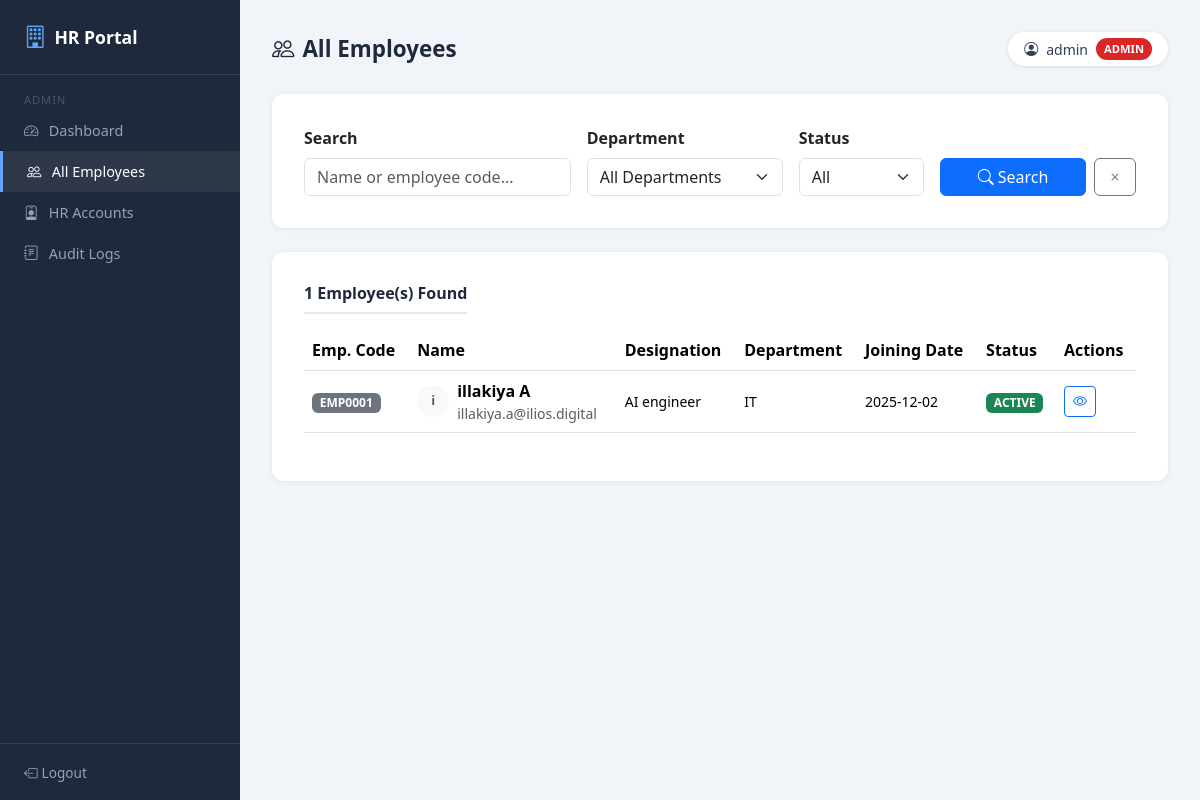
The page /admin/employees (signed in) on the database its author committed.
### sql.py (models this page shows, shortened)
class User(UserMixin, db.Model):
    __tablename__ = "users"
    user_id = db.Column(db.Integer, primary_key=True)
    username = db.Column(db.String(100), unique=True, nullable=False)
    email = db.Column(db.String(120), unique=True, nullable=False)
    password_hash = db.Column(db.String(255), nullable=False)
    role = db.Column(db.String(20), nullable=False)
    is_approved = db.Column(db.Boolean, default=False)
    is_active = db.Column(db.Boolean, default=True)
    created_at = db.Column(db.DateTime, default=datetime.utcnow)

class Employee(db.Model):
    __tablename__ = "employees"
    employee_id = db.Column(db.Integer, primary_key=True)
    user_id = db.Column(db.Integer, db.ForeignKey("users.user_id"), unique=True)
    profile_id = db.Column(db.Integer, db.ForeignKey("employee_profiles.profile_id"))
    employee_code = db.Column(db.String(50), unique=True)
    first_name = db.Column(db.String(100))
    middle_name = db.Column(db.String(100))
    last_name = db.Column(db.String(100))
    date_of_birth = db.Column(db.Date)
    gender = db.Column(db.String(20))
    blood_group = db.Column(db.String(10))
    religion = db.Column(db.String(100))
    nationality = db.Column(db.String(100))
    place_of_birth = db.Column(db.String(200))
    mother_tongue = db.Column(db.String(100))
    marital_status = db.Column(db.String(50))
    personal_email = db.Column(db.String(120))
    mobile_number = db.Column(db.String(20))
    photo_path = db.Column(db.String(500))
    designation = db.Column(db.String(150))
    department = db.Column(db.String(150))
    joining_date = db.Column(db.Date)
    employee_status = db.Column(db.String(20), default="ACTIVE")
    perm_address_line1 = db.Column(db.String(255))
    perm_city = db.Column(db.String(100))
    perm_state = db.Column(db.String(100))
    perm_country = db.Column(db.String(100))
    curr_address_line1 = db.Column(db.String(255))
    curr_city = db.Column(db.String(100))
    bank_name = db.Column(db.String(200))
    account_number = db.Column(db.String(100))
    ifsc_code = db.Column(db.String(20))
    pf_number = db.Column(db.String(100))
    uan_number = db.Column(db.String(100))
    created_at = db.Column(db.DateTime, default=datetime.utcnow)
    user = db.relationship("User", backref=db.backref("employee", uselist=False))
    payslips = db.relationship(
        "EmployeePayslip", backref="employee", cascade="all, delete-orphan",
        order_by="desc(EmployeePayslip.year), desc(EmployeePayslip.month)"
    )

### admindashboard.py (the view)
@app.route("/admin/employees")
@login_required
@role_required("SUPERADMIN")
def admin_employees():
    query = request.args.get("q", "").strip()
    dept = request.args.get("dept", "").strip()
    status = request.args.get("status", "").strip()
    emp_q = Employee.query
    if query:
        emp_q = emp_q.filter(
            (Employee.first_name.ilike(f"%{query}%")) |
            (Employee.last_name.ilike(f"%{query}%")) |
            (Employee.employee_code.ilike(f"%{query}%"))
        )
    if dept:
        emp_q = emp_q.filter(Employee.department.ilike(f"%{dept}%"))
    if status:
        emp_q = emp_q.filter_by(employee_status=status)
    employees = emp_q.order_by(Employee.created_at.desc()).all()
    departments = db.session.query(Employee.department).distinct().all()
    departments = [d[0] for d in departments if d[0]]
    return render_template(
        "admin_employees.html",
        employees=employees,
        departments=departments,
        query=query,
        dept=dept,
        status=status,
    )

### app.py (called while the page is built)
@login_manager.user_loader
def load_user(user_id):
    return db.session.get(User, int(user_id))

### utils.py (called while the page is built)
def role_required(*roles):
    def decorator(func):
        @wraps(func)
        def wrapper(*args, **kwargs):
            if not current_user.is_authenticated:
                abort(403)
            if current_user.role not in roles:
                abort(403)
            return func(*args, **kwargs)
        return wrapper
    return decorator

### templates/admin_employees.html (shortened to what this page needs)
{% extends "base.html" %}
{% block content %}
<div class="topbar">
  <h1><i class="bi bi-people me-2"></i>All Employees</h1>
  <div class="user-badge">
    <i class="bi bi-person-circle"></i> {{ current_user.username }}
    <span class="role-badge role-SUPERADMIN">Admin</span>
  </div>
</div>
<div class="card-form mb-4">
  <form method="GET" class="row g-3 align-items-end">
    <div class="col-md-4">
      <label class="form-label fw-semibold">Search</label>
      <input type="text" name="q" class="form-control" placeholder="Name or employee code..." value="{{ query }}" />
    </div>
    <div class="col-md-3">
      <label class="form-label fw-semibold">Department</label>
      <select name="dept" class="form-select">
        <option value="">All Departments</option>
      </select>
    </div>
    <div class="col-md-2">
      <label class="form-label fw-semibold">Status</label>
      <select name="status" class="form-select">
        <option value="">All</option>
      </select>
    </div>
    <div class="col-md-3 d-flex gap-2">
      <button type="submit" class="btn btn-primary flex-fill"><i class="bi bi-search me-1"></i>Search</button>
      <a href="{{ url_for('admin_employees') }}" class="btn btn-outline-secondary"><i class="bi bi-x"></i></a>
    </div>
  </form>
</div>
<div class="card-form">
  <div class="d-flex justify-content-between align-items-center mb-3">
    <h5 class="section-title mb-0">{{ employees | length }} Employee(s) Found</h5>
  </div>
  {% if employees %}
  <div class="table-responsive">
    <table class="table table-hover align-middle">
      <thead>
        <tr>
          <th>Emp. Code</th>
          <th>Name</th>
          <th>Designation</th>
          <th>Department</th>
          <th>Joining Date</th>
          <th>Status</th>
          <th>Actions</th>
        </tr>
      </thead>
      <tbody>
        {% for emp in employees %}
        <tr>
          <td><span class="badge bg-secondary">{{ emp.employee_code }}</span></td>
          <td>
            <div class="d-flex align-items-center gap-2">
              {% if emp.photo_path %}
              <img src="/uploads/{{ emp.photo_path }}" class="rounded-circle" style="width:32px;height:32px;object-fit:cover;" />
              {% else %}
              <div class="rounded-circle bg-light d-flex align-items-center justify-content-center text-muted fw-bold"
                style="width:32px;height:32px;font-size:.8rem;">
                {{ emp.first_name[0] if emp.first_name else '?' }}
              </div>
              {% endif %}
              <div>
                <div class="fw-semibold">{{ emp.first_name }} {{ emp.last_name }}</div>
                <div class="text-muted small">{{ emp.user.email }}</div>
              </div>
            </div>
          </td>
          <td class="small">{{ emp.designation or '—' }}</td>
          <td class="small">{{ emp.department or '—' }}</td>
          <td class="small">{{ emp.joining_date or '—' }}</td>
          <td>
            <span class="badge {{ 'bg-success' if emp.employee_status == 'ACTIVE' else 'bg-secondary' }}">
              {{ emp.employee_status }}
            </span>
          </td>
          <td>
            <a href="{{ url_for('admin_view_employee', employee_id=emp.employee_id) }}" class="btn btn-sm btn-outline-primary">
              <i class="bi bi-eye"></i>
            </a>
          </td>
        </tr>
        {% endfor %}
      </tbody>
    </table>
  </div>
  {% else %}
  <div class="text-center py-5 text-muted">
    <i class="bi bi-people fs-1 d-block mb-2"></i>
    No employees found.
  </div>
  {% endif %}
</div>
{% endblock %}

### templates/base.html (style rules this page uses)
:root { --sidebar-width: 240px; --primary: #2563eb; --primary-dark: #1d4ed8; }
body { background: #f1f5f9; font-family: 'Segoe UI', sans-serif; }
.topbar { display: flex; justify-content: space-between; align-items: center; margin-bottom: 1.75rem; }
.topbar h1 { font-size: 1.4rem; font-weight: 700; color: #1e293b; margin: 0; }
.topbar .user-badge { display: flex; align-items: center; gap: .5rem; background: #fff; border-radius: 999px; padding: .4rem 1rem; box-shadow: 0 1px 4px rgba(0,0,0,.1); font-size: .875rem; color: #334155; }
.role-badge { font-size: .7rem; font-weight: 600; padding: .15rem .5rem; border-radius: 999px; text-transform: uppercase; }
.role-SUPERADMIN { background: #dc2626; color: #fff; }
.card-form { background: #fff; border-radius: 12px; padding: 2rem; box-shadow: 0 1px 6px rgba(0,0,0,.07); }
.section-title { font-size: 1rem; font-weight: 700; color: #1e293b; border-bottom: 2px solid #e2e8f0; padding-bottom: .5rem; margin-bottom: 1.25rem; }

### rows shown on the page
User: username "admin"
Employee: employee_code "EMP0001", first_name "i", first_name "illakiya", last_name "A", user.email "illakiya.a@ilios.digital", designation "AI engineer", department "IT", joining_date "2025-12-02", employee_status "ACTIVE"

### other values the page prints
{{ employees | length }} "1"
